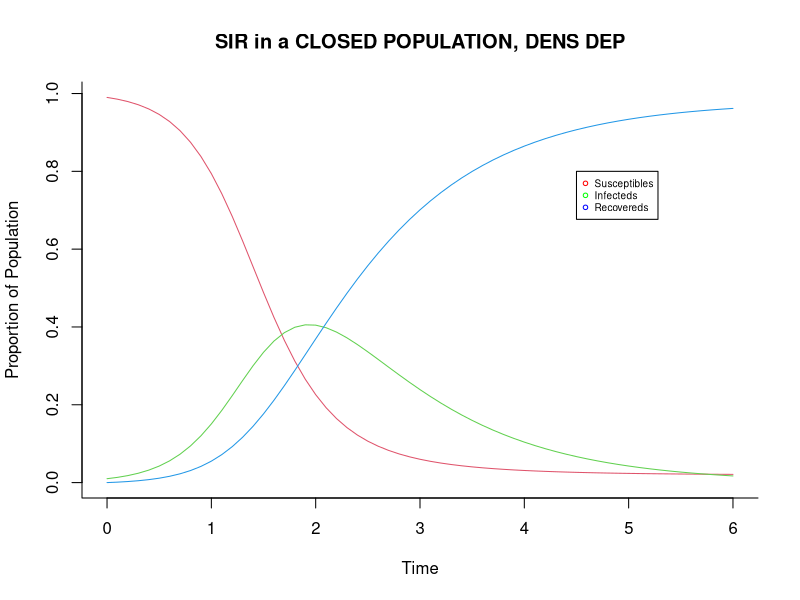
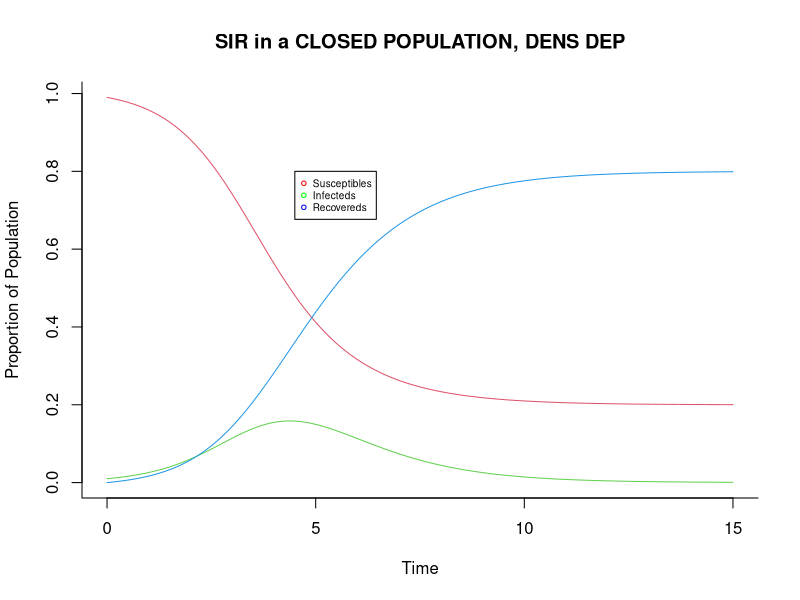
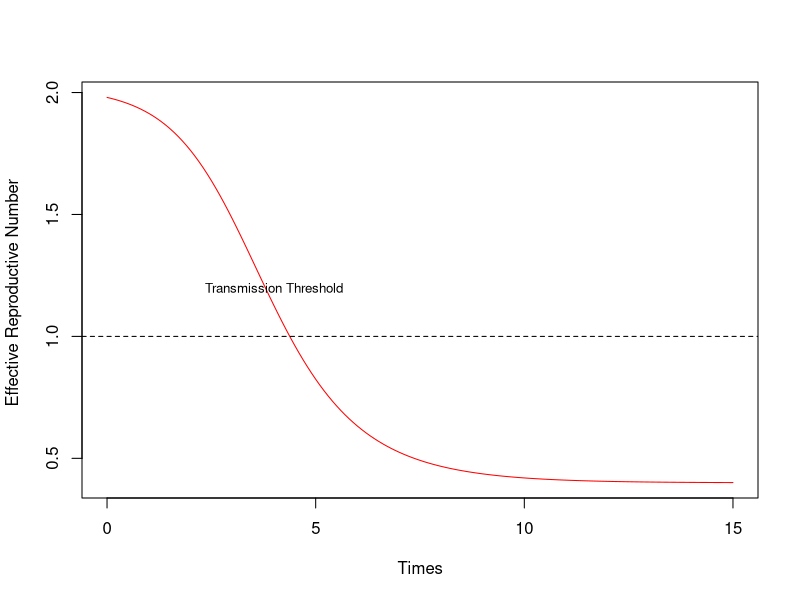
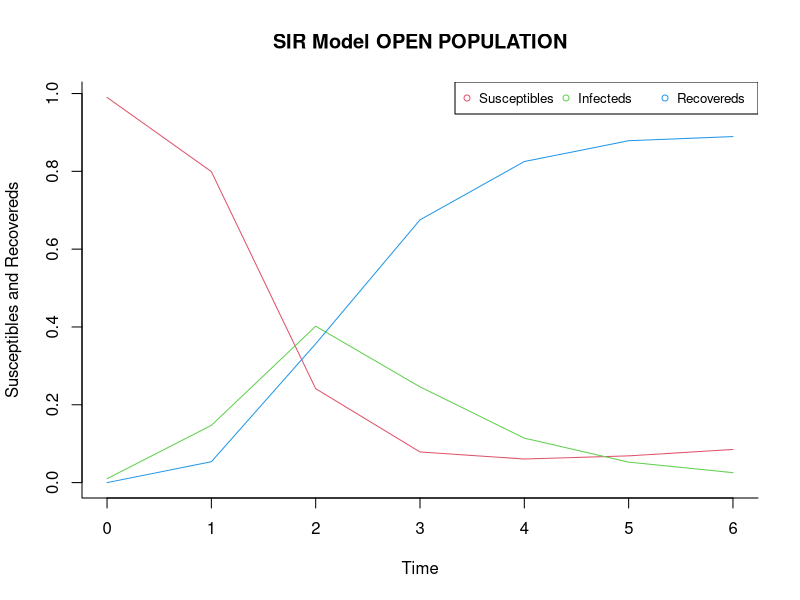
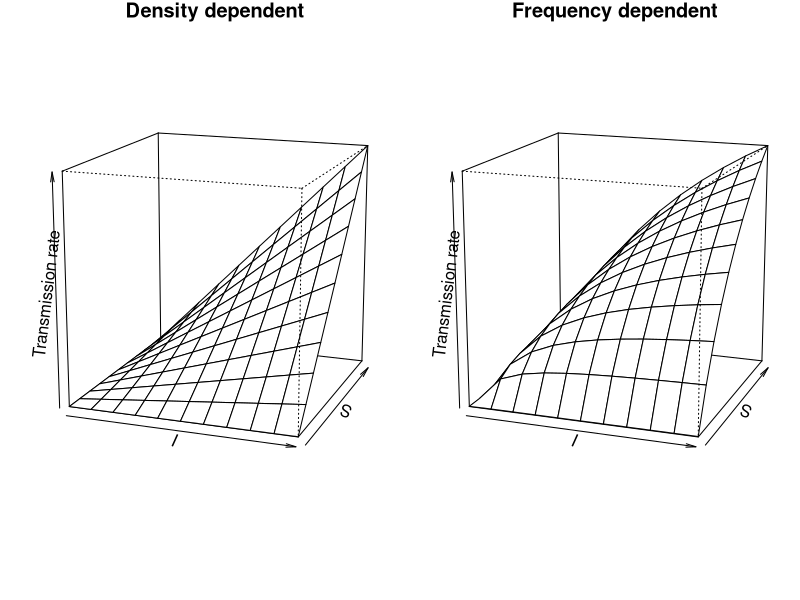

Here is the R script that generated these plots, in order:
## ---- chunk 1
library(deSolve)
##In case the layout was changed, this code resets the layout to a single figure format:
layout(matrix(1:1,nr=1))

sir <- function(time, state, parameters) {
  {
    
    S<-state[1]
    I<-state[2]
    R<-state[3]
    #N<-S+I+R
  }
  with(as.list(c(state, parameters)), {
    dS <- -beta * S * I
    dI <- beta * S * I - gamma * I
    dR <- gamma * I	
    return(list(c(dS, dI, dR)))
  })
}
init <- c(S <-0.99, I <- 0.01, R<- 0)
parameters <- c(beta <- 4, gamma <- 1) 
times <- seq(0,6, by = 0.1)
out <- as.data.frame(ode(y = init, times = times, func = sir, parms = parameters))
out$time <- NULL
## ---- chunk 2
matplot(times, out, type = "l", 
        xlab = "Time", ylab = "Proportion of Population", 
        main = "SIR in a CLOSED POPULATION, DENS DEP", 
        lwd = 1, lty = 1, bty = "l", col = 2:4)


legend(4.5, 0.8, c("Susceptibles", "Infecteds", "Recovereds"), 
       pch = 1, col=c("red","green","blue"), cex = 0.6, horiz=F)
## ---- chunk 3
layout(matrix(1:1,nr=1))

sir <- function(time, state, parameters) {
  {
    
    S<-state[1]
    I<-state[2]
    R<-state[3]
    #N<-S+I+R
  }
  with(as.list(c(state, parameters)), {
    dS <- -beta * S * I
    dI <- beta * S * I - gamma * I
    dR <- gamma * I	
    return(list(c(dS, dI, dR)))
  })
}
init <- c(S <-0.99, I <- 0.01, R<- 0)
parameters <- c(beta <- 2, gamma <- 1) 
times <- seq(0,15, by = 0.1)
out <- as.data.frame(ode(y = init, times = times, func = sir, parms = parameters))
out$time <- NULL

matplot(times, out, type = "l", 
        xlab = "Time", ylab = "Proportion of Population", 
        main = "SIR in a CLOSED POPULATION, DENS DEP", 
        lwd = 1, lty = 1, bty = "l", col = 2:4)


legend(4.5, 0.8, c("Susceptibles", "Infecteds", "Recovereds"), 
       pch = 1, col=c("red","green","blue"), cex = 0.6, horiz=F)


## ---- chunk 4
Re<-(beta/gamma)*out[1]
matplot(times,Re, xlab="Times",ylab="Effective Reproductive Number ",type="l",
        col="red",lwd=1, lty=1)
abline(h=1,lty=2,col="black")
text( x = 4, y = 1.2, labels ="Transmission Threshold", cex = 0.8)

## ---- chunk 5


layout(matrix(1:1,nr=1))


sir2 <- function(time, state, parameters) {
  with(as.list(c(state, parameters)), {
    dS <- birth  - beta * S * I - death * S
    dI <- beta * S * I - gamma  * I   - death * I
    dR <- gamma * I - death * R
    return(list(c(dS, dI, dR)))
  })
}

init <- c(S =0.99, I = 0.01, R=0.0)
parameters <- c(beta = 4, gamma = 1, birth=0.03, death = 0.03)
times <- seq(0,6, by = 1)
out <- as.data.frame(ode(y = init, times = times, func = sir2, parms = parameters))
out$time <- NULL

matplot(times, out, type = "l", xlab = "Time", 
        ylab = "Susceptibles and Recovereds", main = "SIR Model OPEN POPULATION", lwd = 1, lty = 1, bty = "l", col = 2:4)
legend('topright', 1, c("Susceptibles", "Infecteds", "Recovereds"), 
       pch = 1, col = 2:4, horiz=T, cex=0.8)


#windows(width=7, height=4) # this is so it works for our RStudio users.
par(mar=c(2.5,2.5,1,1))



## ---- chunk 6
##reset the layout to a single figure:
layout(matrix(1:1,nr=1))


R<-0
S<-I<-1000
Ss<-Is<-seq(1,S,length=11)
N<-S+I+R

betaD<-0.1
#betaF<-betaD*N    
betaF<-0.1


mat1<-sapply(Is,function(i) betaD*i*Ss)
mat2<-sapply(Is,function(i) betaF*i*Ss/(i+Ss+R))

layout(matrix(1:2,nr=1))

persp(mat1,theta=20,phi=15,r=10,zlim=c(0,betaD*S*I),main="Density dependent",xlab="I",ylab="S",zlab="Transmission rate")

persp(mat2,theta=20,phi=15,r=10,zlim=c(0,betaF*S*I/N),main="Frequency dependent",xlab="I",ylab="S",zlab="Transmission rate")
